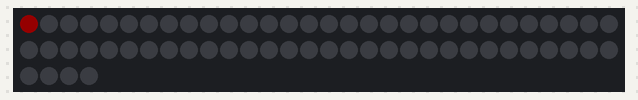
A sketch run on a simulated Arduino Uno, built with avr-gcc and run on an emulated ATmega328P. On the bench: 64 RGB LEDs in strip order, left to right, continuing on the next row. Dim RGB values are drawn brighter than linear; the strip is taken to match the declared colour order.

Above: at 0.12 s.
At 4.67 s:
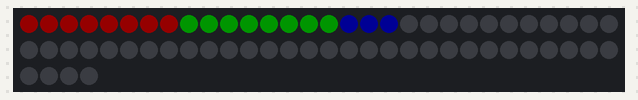
At 9.47 s:
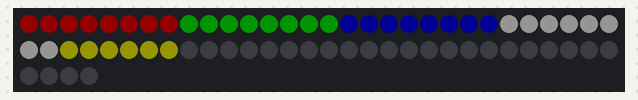
At 12.25 s:
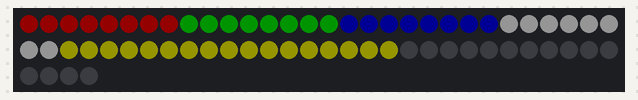
At 15.29 s:
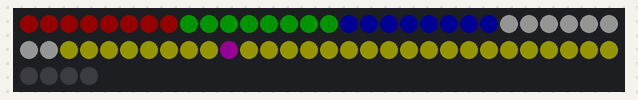
At 19.08 s:
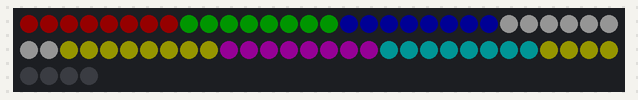

Measured:
- by itself, everything shown: repeats every 19.2 s, in 76 steps

The sketch:

color.ino
```cpp
#include <Adafruit_NeoPixel.h>

#define PIN 3
#define NUMPIX 64

Adafruit_NeoPixel pixel = Adafruit_NeoPixel (NUMPIX,PIN,NEO_RGB + NEO_KHZ800);

void setup() {
  pixel.begin();
}

void loop() {
  pixel.clear();

  for(int i = 0;i<8;i++) {
    pixel.setPixelColor(i,pixel.Color(20,0,0));
    pixel.show();
    delay(250);
  }
  for(int i = 8;i<16;i++) {
    pixel.setPixelColor(i,pixel.Color(0,20,0));
    pixel.show();
    delay(250);
  }
  for(int i = 16;i<24;i++) {
    pixel.setPixelColor(i,pixel.Color(0,0,20));
    pixel.show();
    delay(250);
  }
  for(int i = 24;i<32;i++) {
    pixel.setPixelColor(i,pixel.Color(20,20,20));
    pixel.show();
    delay(250);
  }
  for(int i = 32;i<60;i++) {
    pixel.setPixelColor(i,pixel.Color(20,20,0));
    pixel.show();
    delay(250);
  }
  for(int i = 40;i<48;i++) {
    pixel.setPixelColor(i,pixel.Color(20,0,20));
    pixel.show();
    delay(250);
  }
  for(int i = 48;i<56;i++) {
    pixel.setPixelColor(i,pixel.Color(0,20,20));
    pixel.show();
    delay(250);
  }
}
```
